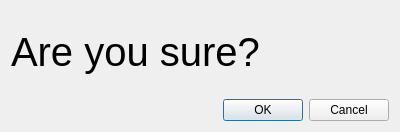
<?xml version="1.0" encoding="UTF-8"?>
<ui version="4.0">
 <class>sureDialog</class>
 <widget class="QDialog" name="sureDialog">
  <property name="geometry">
   <rect>
    <x>0</x>
    <y>0</y>
    <width>400</width>
    <height>132</height>
   </rect>
  </property>
  <property name="windowTitle">
   <string>Dialog</string>
  </property>
  <layout class="QVBoxLayout" name="verticalLayout">
   <item>
    <widget class="QLabel" name="label">
     <property name="font">
      <font>
       <pointsize>30</pointsize>
      </font>
     </property>
     <property name="text">
      <string>Are you sure?</string>
     </property>
    </widget>
   </item>
   <item>
    <layout class="QHBoxLayout" name="horizontalLayout">
     <item>
      <spacer name="horizontalSpacer">
       <property name="orientation">
        <enum>Qt::Horizontal</enum>
       </property>
       <property name="sizeHint" stdset="0">
        <size>
         <width>40</width>
         <height>20</height>
        </size>
       </property>
      </spacer>
     </item>
     <item>
      <widget class="QPushButton" name="okButton">
       <property name="text">
        <string>OK</string>
       </property>
      </widget>
     </item>
     <item>
      <widget class="QPushButton" name="cancelButton">
       <property name="text">
        <string>Cancel</string>
       </property>
      </widget>
     </item>
    </layout>
   </item>
  </layout>
 </widget>
 <resources/>
 <connections/>
</ui>
